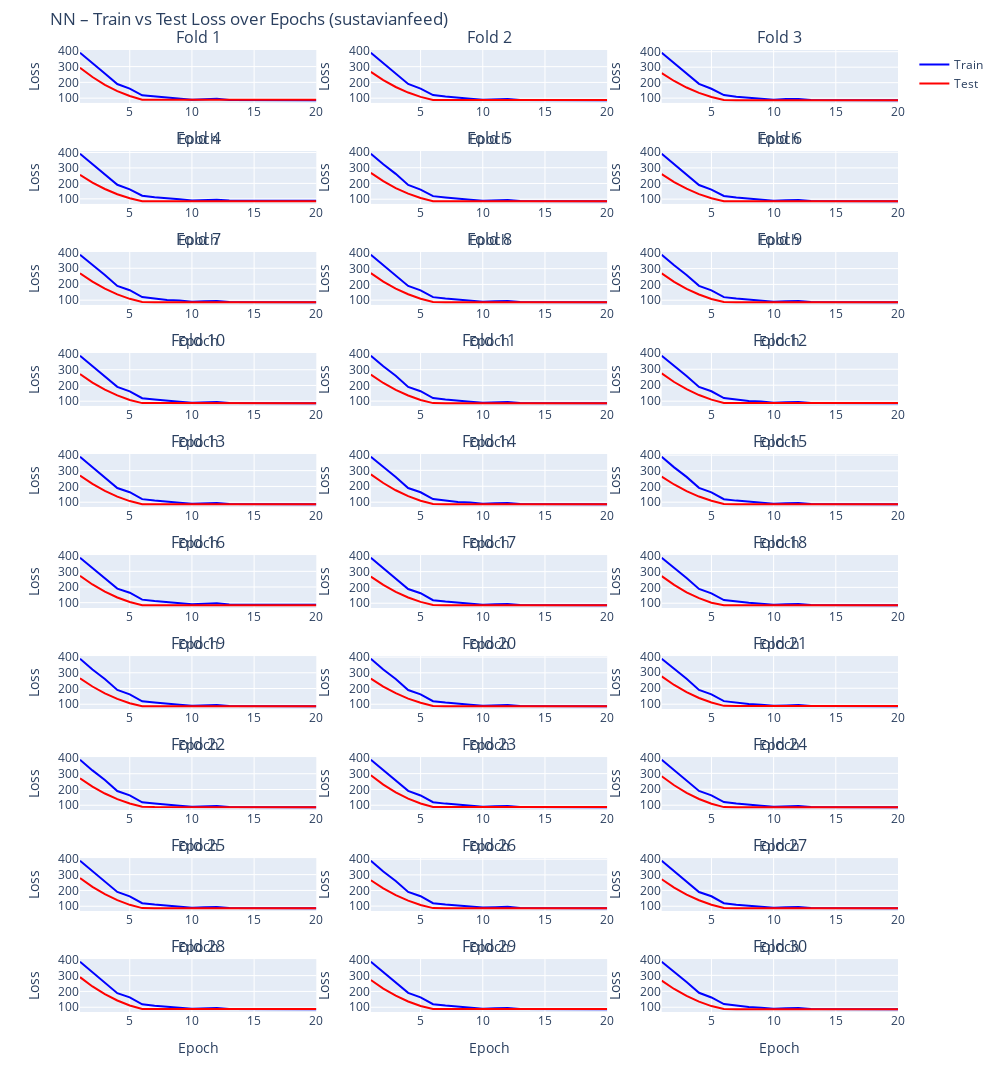

The notebook cell this image was saved under:
### Code cell
plot_NN_loss_logs("NN", n_outer_cv, 'sustavianfeed')

### Figure 1 — Plotly figure (JSON) as saved in the notebook; plotly's stock layout.template omitted (floating-point values rounded to 4 significant figures)
{"data": [{"line": {"color": "blue"}, "mode": "lines", "name": "Train", "showlegend": true, "type": "scatter", "x": [1, 2, 3, 4, 5, 6, 7, 8, 9, 10, 11, 12, 13, 14, 15, 16, 17, 18, 19, 20], "xaxis": "x", "y": [388.2, 319.6, 256.5, 189.5, 160.6, 118.3, 110.6, 101.4, 97.39, 90.56, 93.0, 95.6, 88.34, 88.11, 88.07, 86.89, 87.6, 87.01, 88.05, 86.68], "yaxis": "y"}, {"line": {"color": "red"}, "mode": "lines", "name": "Test", "showlegend": true, "type": "scatter", "x": [1, 2, 3, 4, 5, 6, 7, 8, 9, 10, 11, 12, 13, 14, 15, 16, 17, 18, 19, 20], "xaxis": "x", "y": [293.0, 234.1, 184.7, 144.8, 113.5, 90.7, 89.59, 89.58, 89.57, 89.56, 89.54, 89.53, 89.52, 89.51, 89.5, 89.48, 89.47, 89.46, 89.45, 89.43], "yaxis": "y"}, {"line": {"color": "blue"}, "mode": "lines", "showlegend": false, "type": "scatter", "x": [1, 2, 3, 4, 5, 6, 7, 8, 9, 10, 11, 12, 13, 14, 15, 16, 17, 18, 19, 20], "xaxis": "x2", "y": [388.9, 323.2, 259.2, 190.4, 161.0, 119.6, 109.9, 101.6, 97.01, 89.91, 92.93, 94.86, 88.48, 88.33, 88.17, 86.86, 87.78, 87.1, 88.15, 86.77], "yaxis": "y2"}, {"line": {"color": "red"}, "mode": "lines", "showlegend": false, "type": "scatter", "x": [1, 2, 3, 4, 5, 6, 7, 8, 9, 10, 11, 12, 13, 14, 15, 16, 17, 18, 19, 20], "xaxis": "x2", "y": [266.5, 214.5, 171.0, 135.8, 108.2, 88.45, 88.04, 88.02, 88.01, 88.0, 87.99, 87.98, 87.96, 87.95, 87.94, 87.93, 87.91, 87.9, 87.89, 87.88], "yaxis": "y2"}, {"line": {"color": "blue"}, "mode": "lines", "showlegend": false, "type": "scatter", "x": [1, 2, 3, 4, 5, 6, 7, 8, 9, 10, 11, 12, 13, 14, 15, 16, 17, 18, 19, 20], "xaxis": "x3", "y": [393.9, 325.0, 261.0, 192.3, 160.7, 119.7, 109.5, 101.5, 96.93, 90.16, 93.61, 94.65, 88.54, 88.41, 88.34, 86.92, 87.85, 87.15, 88.26, 86.84], "yaxis": "y3"}, {"line": {"color": "red"}, "mode": "lines", "showlegend": false, "type": "scatter", "x": [1, 2, 3, 4, 5, 6, 7, 8, 9, 10, 11, 12, 13, 14, 15, 16, 17, 18, 19, 20], "xaxis": "x3", "y": [261.3, 210.7, 168.5, 134.2, 107.3, 87.76, 86.38, 86.37, 86.36, 86.35, 86.33, 86.32, 86.31, 86.3, 86.29, 86.27, 86.26, 86.25, 86.24, 86.22], "yaxis": "y3"}, {"line": {"color": "blue"}, "mode": "lines", "showlegend": false, "type": "scatter", "x": [1, 2, 3, 4, 5, 6, 7, 8, 9, 10, 11, 12, 13, 14, 15, 16, 17, 18, 19, 20], "xaxis": "x4", "y": [392.3, 326.1, 257.3, 191.0, 161.1, 120.4, 110.1, 101.4, 97.23, 90.0, 93.59, 94.81, 88.62, 88.46, 88.44, 87.0, 87.9, 87.26, 88.35, 86.93], "yaxis": "y4"}, {"line": {"color": "red"}, "mode": "lines", "showlegend": false, "type": "scatter", "x": [1, 2, 3, 4, 5, 6, 7, 8, 9, 10, 11, 12, 13, 14, 15, 16, 17, 18, 19, 20], "xaxis": "x4", "y": [255.5, 205.6, 163.9, 130.1, 103.7, 84.66, 84.41, 84.4, 84.39, 84.38, 84.36, 84.35, 84.34, 84.33, 84.32, 84.3, 84.29, 84.28, 84.27, 84.25], "yaxis": "y4"}, {"line": {"color": "blue"}, "mode": "lines", "showlegend": false, "type": "scatter", "x": [1, 2, 3, 4, 5, 6, 7, 8, 9, 10, 11, 12, 13, 14, 15, 16, 17, 18, 19, 20], "xaxis": "x5", "y": [389.4, 322.0, 261.0, 190.4, 161.3, 119.4, 110.8, 101.4, 96.53, 90.34, 93.47, 95.34, 88.52, 88.19, 88.17, 86.87, 87.74, 87.13, 88.2, 86.8], "yaxis": "y5"}, {"line": {"color": "red"}, "mode": "lines", "showlegend": false, "type": "scatter", "x": [1, 2, 3, 4, 5, 6, 7, 8, 9, 10, 11, 12, 13, 14, 15, 16, 17, 18, 19, 20], "xaxis": "x5", "y": [267.2, 214.7, 170.8, 135.1, 107.3, 87.37, 87.0, 86.99, 86.98, 86.97, 86.95, 86.94, 86.93, 86.92, 86.91, 86.89, 86.88, 86.87, 86.86, 86.84], "yaxis": "y5"}, {"line": {"color": "blue"}, "mode": "lines", "showlegend": false, "type": "scatter", "x": [1, 2, 3, 4, 5, 6, 7, 8, 9, 10, 11, 12, 13, 14, 15, 16, 17, 18, 19, 20], "xaxis": "x6", "y": [391.0, 324.9, 259.4, 190.5, 161.0, 120.1, 110.0, 101.7, 97.58, 89.87, 93.27, 94.7, 88.5, 88.34, 88.25, 86.89, 87.9, 87.19, 88.22, 86.83], "yaxis": "y6"}, {"line": {"color": "red"}, "mode": "lines", "showlegend": false, "type": "scatter", "x": [1, 2, 3, 4, 5, 6, 7, 8, 9, 10, 11, 12, 13, 14, 15, 16, 17, 18, 19, 20], "xaxis": "x6", "y": [260.3, 209.3, 166.7, 132.2, 105.3, 86.83, 86.52, 86.51, 86.5, 86.49, 86.48, 86.47, 86.45, 86.44, 86.43, 86.42, 86.4, 86.39, 86.38, 86.37], "yaxis": "y6"}, {"line": {"color": "blue"}, "mode": "lines", "showlegend": false, "type": "scatter", "x": [1, 2, 3, 4, 5, 6, 7, 8, 9, 10, 11, 12, 13, 14, 15, 16, 17, 18, 19, 20], "xaxis": "x7", "y": [385.4, 323.0, 257.7, 189.5, 162.3, 119.6, 110.4, 101.9, 97.42, 90.07, 93.1, 95.43, 88.48, 88.17, 88.12, 86.9, 87.83, 87.05, 88.0, 86.77], "yaxis": "y7"}, {"line": {"color": "red"}, "mode": "lines", "showlegend": false, "type": "scatter", "x": [1, 2, 3, 4, 5, 6, 7, 8, 9, 10, 11, 12, 13, 14, 15, 16, 17, 18, 19, 20], "xaxis": "x7", "y": [268.7, 216.1, 172.1, 136.5, 108.5, 88.19, 87.59, 87.58, 87.57, 87.56, 87.54, 87.53, 87.52, 87.51, 87.5, 87.48, 87.47, 87.46, 87.45, 87.43], "yaxis": "y7"}, {"line": {"color": "blue"}, "mode": "lines", "showlegend": false, "type": "scatter", "x": [1, 2, 3, 4, 5, 6, 7, 8, 9, 10, 11, 12, 13, 14, 15, 16, 17, 18, 19, 20], "xaxis": "x8", "y": [388.9, 321.5, 259.1, 190.3, 162.5, 119.2, 110.6, 102.4, 96.3, 90.36, 93.27, 95.09, 88.51, 88.16, 88.13, 86.92, 87.8, 87.09, 88.03, 86.81], "yaxis": "y8"}, {"line": {"color": "red"}, "mode": "lines", "showlegend": false, "type": "scatter", "x": [1, 2, 3, 4, 5, 6, 7, 8, 9, 10, 11, 12, 13, 14, 15, 16, 17, 18, 19, 20], "xaxis": "x8", "y": [271.6, 218.3, 173.6, 137.3, 108.9, 87.75, 86.62, 86.61, 86.6, 86.59, 86.57, 86.56, 86.55, 86.54, 86.52, 86.51, 86.5, 86.49, 86.48, 86.46], "yaxis": "y8"}, {"line": {"color": "blue"}, "mode": "lines", "showlegend": false, "type": "scatter", "x": [1, 2, 3, 4, 5, 6, 7, 8, 9, 10, 11, 12, 13, 14, 15, 16, 17, 18, 19, 20], "xaxis": "x9", "y": [388.0, 320.5, 259.8, 190.9, 162.1, 119.4, 110.5, 102.5, 97.0, 90.53, 93.24, 95.44, 88.46, 88.15, 88.13, 86.95, 87.71, 87.05, 87.98, 86.78], "yaxis": "y9"}, {"line": {"color": "red"}, "mode": "lines", "showlegend": false, "type": "scatter", "x": [1, 2, 3, 4, 5, 6, 7, 8, 9, 10, 11, 12, 13, 14, 15, 16, 17, 18, 19, 20], "xaxis": "x9", "y": [269.4, 216.3, 171.9, 135.8, 107.7, 88.01, 87.49, 87.47, 87.46, 87.45, 87.44, 87.43, 87.41, 87.4, 87.39, 87.38, 87.36, 87.35, 87.34, 87.33], "yaxis": "y9"}, {"line": {"color": "blue"}, "mode": "lines", "showlegend": false, "type": "scatter", "x": [1, 2, 3, 4, 5, 6, 7, 8, 9, 10, 11, 12, 13, 14, 15, 16, 17, 18, 19, 20], "xaxis": "x10", "y": [389.2, 321.4, 258.9, 190.9, 162.2, 119.3, 110.7, 102.2, 96.3, 90.3, 93.22, 95.06, 88.46, 88.12, 88.15, 86.89, 87.75, 87.05, 87.98, 86.77], "yaxis": "y10"}, {"line": {"color": "red"}, "mode": "lines", "showlegend": false, "type": "scatter", "x": [1, 2, 3, 4, 5, 6, 7, 8, 9, 10, 11, 12, 13, 14, 15, 16, 17, 18, 19, 20], "xaxis": "x10", "y": [272.7, 218.7, 173.4, 136.7, 108.1, 87.86, 87.85, 87.84, 87.83, 87.82, 87.8, 87.79, 87.78, 87.77, 87.76, 87.74, 87.73, 87.72, 87.71, 87.69], "yaxis": "y10"}, {"line": {"color": "blue"}, "mode": "lines", "showlegend": false, "type": "scatter", "x": [1, 2, 3, 4, 5, 6, 7, 8, 9, 10, 11, 12, 13, 14, 15, 16, 17, 18, 19, 20], "xaxis": "x11", "y": [388.9, 321.5, 261.4, 190.6, 163.0, 119.5, 110.5, 102.0, 96.39, 90.35, 93.25, 95.07, 88.54, 88.18, 88.17, 86.94, 87.8, 87.16, 88.03, 86.82], "yaxis": "y11"}, {"line": {"color": "red"}, "mode": "lines", "showlegend": false, "type": "scatter", "x": [1, 2, 3, 4, 5, 6, 7, 8, 9, 10, 11, 12, 13, 14, 15, 16, 17, 18, 19, 20], "xaxis": "x11", "y": [267.9, 215.3, 171.3, 135.5, 107.5, 87.29, 86.28, 86.27, 86.26, 86.25, 86.24, 86.23, 86.21, 86.2, 86.19, 86.18, 86.16, 86.15, 86.14, 86.13], "yaxis": "y11"}, {"line": {"color": "blue"}, "mode": "lines", "showlegend": false, "type": "scatter", "x": [1, 2, 3, 4, 5, 6, 7, 8, 9, 10, 11, 12, 13, 14, 15, 16, 17, 18, 19, 20], "xaxis": "x12", "y": [384.9, 323.3, 258.4, 188.9, 162.2, 119.6, 110.3, 101.6, 97.43, 90.05, 93.07, 95.39, 88.44, 88.15, 88.14, 86.87, 87.8, 87.02, 87.97, 86.73], "yaxis": "y12"}, {"line": {"color": "red"}, "mode": "lines", "showlegend": false, "type": "scatter", "x": [1, 2, 3, 4, 5, 6, 7, 8, 9, 10, 11, 12, 13, 14, 15, 16, 17, 18, 19, 20], "xaxis": "x12", "y": [273.9, 220.0, 174.9, 138.3, 109.7, 88.96, 88.53, 88.52, 88.5, 88.49, 88.48, 88.47, 88.46, 88.44, 88.43, 88.42, 88.41, 88.39, 88.38, 88.37], "yaxis": "y12"}, {"line": {"color": "blue"}, "mode": "lines", "showlegend": false, "type": "scatter", "x": [1, 2, 3, 4, 5, 6, 7, 8, 9, 10, 11, 12, 13, 14, 15, 16, 17, 18, 19, 20], "xaxis": "x13", "y": [388.4, 322.5, 257.8, 189.7, 163.4, 119.6, 110.4, 102.2, 97.29, 90.34, 93.17, 95.77, 88.48, 88.2, 88.15, 86.92, 87.77, 87.12, 88.01, 86.78], "yaxis": "y13"}, {"line": {"color": "red"}, "mode": "lines", "showlegend": false, "type": "scatter", "x": [1, 2, 3, 4, 5, 6, 7, 8, 9, 10, 11, 12, 13, 14, 15, 16, 17, 18, 19, 20], "xaxis": "x13", "y": [268.8, 215.8, 171.4, 135.4, 107.2, 87.8, 87.44, 87.43, 87.41, 87.4, 87.39, 87.38, 87.37, 87.35, 87.34, 87.33, 87.32, 87.3, 87.29, 87.28], "yaxis": "y13"}, {"line": {"color": "blue"}, "mode": "lines", "showlegend": false, "type": "scatter", "x": [1, 2, 3, 4, 5, 6, 7, 8, 9, 10, 11, 12, 13, 14, 15, 16, 17, 18, 19, 20], "xaxis": "x14", "y": [385.9, 322.9, 258.6, 189.0, 162.4, 119.5, 110.2, 101.7, 97.4, 90.1, 93.18, 95.43, 88.48, 88.17, 88.13, 86.91, 87.76, 87.06, 88.02, 86.78], "yaxis": "y14"}, {"line": {"color": "red"}, "mode": "lines", "showlegend": false, "type": "scatter", "x": [1, 2, 3, 4, 5, 6, 7, 8, 9, 10, 11, 12, 13, 14, 15, 16, 17, 18, 19, 20], "xaxis": "x14", "y": [275.0, 220.5, 174.9, 138.0, 109.1, 88.15, 87.43, 87.42, 87.41, 87.4, 87.38, 87.37, 87.36, 87.35, 87.33, 87.32, 87.31, 87.3, 87.29, 87.27], "yaxis": "y14"}, {"line": {"color": "blue"}, "mode": "lines", "showlegend": false, "type": "scatter", "x": [1, 2, 3, 4, 5, 6, 7, 8, 9, 10, 11, 12, 13, 14, 15, 16, 17, 18, 19, 20], "xaxis": "x15", "y": [390.3, 322.1, 261.4, 191.5, 163.0, 119.0, 110.0, 102.1, 96.38, 90.42, 93.51, 95.23, 88.56, 88.19, 88.2, 86.94, 87.81, 87.11, 88.04, 86.82], "yaxis": "y15"}, {"line": {"color": "red"}, "mode": "lines", "showlegend": false, "type": "scatter", "x": [1, 2, 3, 4, 5, 6, 7, 8, 9, 10, 11, 12, 13, 14, 15, 16, 17, 18, 19, 20], "xaxis": "x15", "y": [263.4, 212.8, 170.4, 135.9, 108.9, 88.96, 86.59, 86.58, 86.57, 86.56, 86.55, 86.53, 86.52, 86.51, 86.5, 86.49, 86.47, 86.46, 86.45, 86.44], "yaxis": "y15"}, {"line": {"color": "blue"}, "mode": "lines", "showlegend": false, "type": "scatter", "x": [1, 2, 3, 4, 5, 6, 7, 8, 9, 10, 11, 12, 13, 14, 15, 16, 17, 18, 19, 20], "xaxis": "x16", "y": [387.3, 322.1, 258.2, 189.8, 163.3, 119.4, 110.6, 102.4, 97.15, 90.46, 93.33, 95.92, 88.61, 88.32, 88.31, 87.02, 87.97, 87.2, 88.13, 86.91], "yaxis": "y16"}, {"line": {"color": "red"}, "mode": "lines", "showlegend": false, "type": "scatter", "x": [1, 2, 3, 4, 5, 6, 7, 8, 9, 10, 11, 12, 13, 14, 15, 16, 17, 18, 19, 20], "xaxis": "x16", "y": [271.0, 216.1, 170.1, 132.9, 103.9, 83.56, 83.19, 83.18, 83.17, 83.16, 83.14, 83.13, 83.12, 83.11, 83.1, 83.08, 83.07, 83.06, 83.05, 83.03], "yaxis": "y16"}, {"line": {"color": "blue"}, "mode": "lines", "showlegend": false, "type": "scatter", "x": [1, 2, 3, 4, 5, 6, 7, 8, 9, 10, 11, 12, 13, 14, 15, 16, 17, 18, 19, 20], "xaxis": "x17", "y": [388.3, 322.3, 260.5, 189.6, 163.2, 119.2, 110.6, 102.3, 97.04, 90.32, 93.27, 95.29, 88.5, 88.15, 88.18, 86.9, 87.85, 87.08, 88.02, 86.79], "yaxis": "y17"}, {"line": {"color": "red"}, "mode": "lines", "showlegend": false, "type": "scatter", "x": [1, 2, 3, 4, 5, 6, 7, 8, 9, 10, 11, 12, 13, 14, 15, 16, 17, 18, 19, 20], "xaxis": "x17", "y": [268.8, 216.2, 172.1, 136.3, 108.3, 88.27, 86.88, 86.87, 86.86, 86.85, 86.83, 86.82, 86.81, 86.8, 86.79, 86.77, 86.76, 86.75, 86.74, 86.72], "yaxis": "y17"}, {"line": {"color": "blue"}, "mode": "lines", "showlegend": false, "type": "scatter", "x": [1, 2, 3, 4, 5, 6, 7, 8, 9, 10, 11, 12, 13, 14, 15, 16, 17, 18, 19, 20], "xaxis": "x18", "y": [387.0, 323.6, 259.5, 190.3, 161.7, 119.9, 110.5, 102.3, 97.05, 90.28, 92.72, 95.24, 88.45, 88.29, 88.17, 86.96, 87.67, 87.1, 88.09, 86.79], "yaxis": "y18"}, {"line": {"color": "red"}, "mode": "lines", "showlegend": false, "type": "scatter", "x": [1, 2, 3, 4, 5, 6, 7, 8, 9, 10, 11, 12, 13, 14, 15, 16, 17, 18, 19, 20], "xaxis": "x18", "y": [270.8, 215.3, 169.0, 131.6, 103.1, 87.53, 87.52, 87.5, 87.49, 87.48, 87.47, 87.46, 87.45, 87.43, 87.42, 87.41, 87.4, 87.38, 87.37, 87.36], "yaxis": "y18"}, {"line": {"color": "blue"}, "mode": "lines", "showlegend": false, "type": "scatter", "x": [1, 2, 3, 4, 5, 6, 7, 8, 9, 10, 11, 12, 13, 14, 15, 16, 17, 18, 19, 20], "xaxis": "x19", "y": [389.5, 320.5, 260.0, 191.1, 163.0, 119.1, 110.6, 102.2, 96.35, 90.48, 93.17, 95.06, 88.47, 88.16, 88.13, 86.96, 87.72, 87.08, 88.0, 86.78], "yaxis": "y19"}, {"line": {"color": "red"}, "mode": "lines", "showlegend": false, "type": "scatter", "x": [1, 2, 3, 4, 5, 6, 7, 8, 9, 10, 11, 12, 13, 14, 15, 16, 17, 18, 19, 20], "xaxis": "x19", "y": [264.5, 212.7, 169.3, 134.1, 106.7, 87.37, 87.35, 87.34, 87.33, 87.32, 87.31, 87.3, 87.28, 87.27, 87.26, 87.25, 87.23, 87.22, 87.21, 87.2], "yaxis": "y19"}, {"line": {"color": "blue"}, "mode": "lines", "showlegend": false, "type": "scatter", "x": [1, 2, 3, 4, 5, 6, 7, 8, 9, 10, 11, 12, 13, 14, 15, 16, 17, 18, 19, 20], "xaxis": "x20", "y": [389.9, 321.7, 260.4, 190.7, 162.6, 119.2, 110.5, 102.2, 96.99, 90.63, 93.16, 95.28, 88.48, 88.17, 88.16, 86.98, 87.69, 87.1, 88.01, 86.8], "yaxis": "y20"}, {"line": {"color": "red"}, "mode": "lines", "showlegend": false, "type": "scatter", "x": [1, 2, 3, 4, 5, 6, 7, 8, 9, 10, 11, 12, 13, 14, 15, 16, 17, 18, 19, 20], "xaxis": "x20", "y": [262.7, 212.5, 170.3, 136.0, 109.2, 89.21, 86.86, 86.85, 86.83, 86.82, 86.81, 86.8, 86.79, 86.77, 86.76, 86.75, 86.74, 86.73, 86.71, 86.7], "yaxis": "y20"}, {"line": {"color": "blue"}, "mode": "lines", "showlegend": false, "type": "scatter", "x": [1, 2, 3, 4, 5, 6, 7, 8, 9, 10, 11, 12, 13, 14, 15, 16, 17, 18, 19, 20], "xaxis": "x21", "y": [385.1, 321.9, 259.4, 189.4, 161.9, 119.2, 110.2, 101.8, 97.31, 90.28, 92.67, 95.09, 88.41, 88.12, 88.12, 86.92, 87.65, 87.05, 87.96, 86.74], "yaxis": "y21"}, {"line": {"color": "red"}, "mode": "lines", "showlegend": false, "type": "scatter", "x": [1, 2, 3, 4, 5, 6, 7, 8, 9, 10, 11, 12, 13, 14, 15, 16, 17, 18, 19, 20], "xaxis": "x21", "y": [274.4, 220.6, 175.5, 138.9, 110.4, 89.72, 88.56, 88.54, 88.53, 88.52, 88.51, 88.5, 88.49, 88.47, 88.46, 88.45, 88.44, 88.42, 88.41, 88.4], "yaxis": "y21"}, {"line": {"color": "blue"}, "mode": "lines", "showlegend": false, "type": "scatter", "x": [1, 2, 3, 4, 5, 6, 7, 8, 9, 10, 11, 12, 13, 14, 15, 16, 17, 18, 19, 20], "xaxis": "x22", "y": [388.9, 321.2, 260.0, 190.1, 163.0, 118.9, 110.5, 102.2, 96.92, 90.43, 93.16, 95.23, 88.44, 88.13, 88.1, 86.9, 87.69, 87.06, 87.97, 86.76], "yaxis": "y22"}, {"line": {"color": "red"}, "mode": "lines", "showlegend": false, "type": "scatter", "x": [1, 2, 3, 4, 5, 6, 7, 8, 9, 10, 11, 12, 13, 14, 15, 16, 17, 18, 19, 20], "xaxis": "x22", "y": [270.4, 218.2, 174.4, 138.8, 110.9, 90.12, 88.24, 88.23, 88.22, 88.2, 88.19, 88.18, 88.17, 88.16, 88.14, 88.13, 88.12, 88.11, 88.09, 88.08], "yaxis": "y22"}, {"line": {"color": "blue"}, "mode": "lines", "showlegend": false, "type": "scatter", "x": [1, 2, 3, 4, 5, 6, 7, 8, 9, 10, 11, 12, 13, 14, 15, 16, 17, 18, 19, 20], "xaxis": "x23", "y": [388.0, 320.8, 256.8, 191.2, 162.0, 119.2, 110.2, 102.1, 97.43, 90.22, 93.05, 95.35, 88.43, 88.17, 88.12, 86.95, 87.74, 87.03, 87.96, 86.75], "yaxis": "y23"}, {"line": {"color": "red"}, "mode": "lines", "showlegend": false, "type": "scatter", "x": [1, 2, 3, 4, 5, 6, 7, 8, 9, 10, 11, 12, 13, 14, 15, 16, 17, 18, 19, 20], "xaxis": "x23", "y": [289.3, 230.6, 181.6, 141.8, 110.7, 88.99, 88.41, 88.39, 88.38, 88.37, 88.36, 88.35, 88.33, 88.32, 88.31, 88.3, 88.29, 88.27, 88.26, 88.25], "yaxis": "y23"}, {"line": {"color": "blue"}, "mode": "lines", "showlegend": false, "type": "scatter", "x": [1, 2, 3, 4, 5, 6, 7, 8, 9, 10, 11, 12, 13, 14, 15, 16, 17, 18, 19, 20], "xaxis": "x24", "y": [385.6, 322.1, 256.5, 189.6, 161.7, 119.6, 110.3, 101.9, 97.46, 90.23, 92.95, 95.38, 88.44, 88.18, 88.12, 86.98, 87.67, 87.07, 87.97, 86.76], "yaxis": "y24"}, {"line": {"color": "red"}, "mode": "lines", "showlegend": false, "type": "scatter", "x": [1, 2, 3, 4, 5, 6, 7, 8, 9, 10, 11, 12, 13, 14, 15, 16, 17, 18, 19, 20], "xaxis": "x24", "y": [281.9, 225.1, 177.6, 139.2, 109.1, 88.14, 87.82, 87.81, 87.8, 87.79, 87.78, 87.76, 87.75, 87.74, 87.73, 87.71, 87.7, 87.69, 87.68, 87.66], "yaxis": "y24"}, {"line": {"color": "blue"}, "mode": "lines", "showlegend": false, "type": "scatter", "x": [1, 2, 3, 4, 5, 6, 7, 8, 9, 10, 11, 12, 13, 14, 15, 16, 17, 18, 19, 20], "xaxis": "x25", "y": [387.8, 321.9, 258.6, 190.2, 162.9, 119.3, 110.5, 102.3, 97.44, 90.41, 93.25, 95.78, 88.48, 88.21, 88.15, 86.95, 87.84, 87.07, 88.0, 86.78], "yaxis": "y25"}, {"line": {"color": "red"}, "mode": "lines", "showlegend": false, "type": "scatter", "x": [1, 2, 3, 4, 5, 6, 7, 8, 9, 10, 11, 12, 13, 14, 15, 16, 17, 18, 19, 20], "xaxis": "x25", "y": [277.8, 222.4, 176.1, 138.4, 109.0, 88.33, 87.04, 87.03, 87.02, 87.01, 87.0, 86.99, 86.97, 86.96, 86.95, 86.94, 86.92, 86.91, 86.9, 86.89], "yaxis": "y25"}, {"line": {"color": "blue"}, "mode": "lines", "showlegend": false, "type": "scatter", "x": [1, 2, 3, 4, 5, 6, 7, 8, 9, 10, 11, 12, 13, 14, 15, 16, 17, 18, 19, 20], "xaxis": "x26", "y": [390.4, 321.8, 260.6, 190.8, 163.3, 118.9, 109.9, 102.1, 96.48, 90.44, 93.46, 95.24, 88.51, 88.2, 88.23, 86.93, 87.75, 87.15, 88.08, 86.82], "yaxis": "y26"}, {"line": {"color": "red"}, "mode": "lines", "showlegend": false, "type": "scatter", "x": [1, 2, 3, 4, 5, 6, 7, 8, 9, 10, 11, 12, 13, 14, 15, 16, 17, 18, 19, 20], "xaxis": "x26", "y": [265.6, 213.7, 170.2, 134.9, 107.3, 87.21, 85.94, 85.92, 85.91, 85.9, 85.89, 85.88, 85.86, 85.85, 85.84, 85.83, 85.82, 85.8, 85.79, 85.78], "yaxis": "y26"}, {"line": {"color": "blue"}, "mode": "lines", "showlegend": false, "type": "scatter", "x": [1, 2, 3, 4, 5, 6, 7, 8, 9, 10, 11, 12, 13, 14, 15, 16, 17, 18, 19, 20], "xaxis": "x27", "y": [386.6, 322.2, 258.8, 189.6, 162.8, 119.4, 109.8, 101.7, 97.45, 90.11, 93.26, 95.52, 88.46, 88.18, 88.19, 86.91, 87.76, 87.1, 88.03, 86.77], "yaxis": "y27"}, {"line": {"color": "red"}, "mode": "lines", "showlegend": false, "type": "scatter", "x": [1, 2, 3, 4, 5, 6, 7, 8, 9, 10, 11, 12, 13, 14, 15, 16, 17, 18, 19, 20], "xaxis": "x27", "y": [270.0, 217.4, 173.3, 137.5, 109.5, 88.89, 87.4, 87.39, 87.37, 87.36, 87.35, 87.34, 87.33, 87.31, 87.3, 87.29, 87.28, 87.27, 87.25, 87.24], "yaxis": "y27"}, {"line": {"color": "blue"}, "mode": "lines", "showlegend": false, "type": "scatter", "x": [1, 2, 3, 4, 5, 6, 7, 8, 9, 10, 11, 12, 13, 14, 15, 16, 17, 18, 19, 20], "xaxis": "x28", "y": [387.7, 321.6, 256.9, 188.9, 162.3, 118.6, 110.2, 101.8, 97.18, 90.34, 92.89, 95.16, 88.38, 88.28, 88.1, 86.96, 87.65, 87.06, 87.95, 86.74], "yaxis": "y28"}, {"line": {"color": "red"}, "mode": "lines", "showlegend": false, "type": "scatter", "x": [1, 2, 3, 4, 5, 6, 7, 8, 9, 10, 11, 12, 13, 14, 15, 16, 17, 18, 19, 20], "xaxis": "x28", "y": [290.4, 231.7, 182.5, 142.7, 111.5, 88.74, 88.64, 88.63, 88.62, 88.61, 88.59, 88.58, 88.57, 88.56, 88.55, 88.53, 88.52, 88.51, 88.5, 88.48], "yaxis": "y28"}, {"line": {"color": "blue"}, "mode": "lines", "showlegend": false, "type": "scatter", "x": [1, 2, 3, 4, 5, 6, 7, 8, 9, 10, 11, 12, 13, 14, 15, 16, 17, 18, 19, 20], "xaxis": "x29", "y": [387.8, 320.2, 257.1, 191.2, 162.3, 119.1, 110.5, 102.3, 96.89, 90.31, 93.12, 95.65, 88.43, 88.16, 88.12, 86.92, 87.68, 87.09, 87.95, 86.75], "yaxis": "y29"}, {"line": {"color": "red"}, "mode": "lines", "showlegend": false, "type": "scatter", "x": [1, 2, 3, 4, 5, 6, 7, 8, 9, 10, 11, 12, 13, 14, 15, 16, 17, 18, 19, 20], "xaxis": "x29", "y": [272.4, 218.4, 173.3, 136.7, 108.2, 88.7, 88.59, 88.58, 88.57, 88.56, 88.55, 88.54, 88.52, 88.51, 88.5, 88.49, 88.47, 88.46, 88.45, 88.44], "yaxis": "y29"}, {"line": {"color": "blue"}, "mode": "lines", "showlegend": false, "type": "scatter", "x": [1, 2, 3, 4, 5, 6, 7, 8, 9, 10, 11, 12, 13, 14, 15, 16, 17, 18, 19, 20], "xaxis": "x30", "y": [385.5, 322.8, 257.9, 190.7, 161.4, 119.7, 110.3, 101.7, 97.29, 90.05, 93.07, 95.31, 88.46, 88.18, 88.12, 86.89, 87.81, 87.04, 87.98, 86.77], "yaxis": "y30"}, {"line": {"color": "red"}, "mode": "lines", "showlegend": false, "type": "scatter", "x": [1, 2, 3, 4, 5, 6, 7, 8, 9, 10, 11, 12, 13, 14, 15, 16, 17, 18, 19, 20], "xaxis": "x30", "y": [267.1, 214.6, 170.7, 135.2, 107.4, 88.46, 87.85, 87.84, 87.83, 87.82, 87.81, 87.79, 87.78, 87.77, 87.76, 87.75, 87.73, 87.72, 87.71, 87.7], "yaxis": "y30"}], "layout": {"annotations": [{"font": {"size": 16}, "showarrow": false, "text": "Fold 1", "x": 0.1444, "xanchor": "center", "xref": "paper", "y": 1, "yanchor": "bottom", "yref": "paper"}, {"font": {"size": 16}, "showarrow": false, "text": "Fold 2", "x": 0.5, "xanchor": "center", "xref": "paper", "y": 1, "yanchor": "bottom", "yref": "paper"}, {"font": {"size": 16}, "showarrow": false, "text": "Fold 3", "x": 0.8556, "xanchor": "center", "xref": "paper", "y": 1, "yanchor": "bottom", "yref": "paper"}, {"font": {"size": 16}, "showarrow": false, "text": "Fold 4", "x": 0.1444, "xanchor": "center", "xref": "paper", "y": 0.895, "yanchor": "bottom", "yref": "paper"}, {"font": {"size": 16}, "showarrow": false, "text": "Fold 5", "x": 0.5, "xanchor": "center", "xref": "paper", "y": 0.895, "yanchor": "bottom", "yref": "paper"}, {"font": {"size": 16}, "showarrow": false, "text": "Fold 6", "x": 0.8556, "xanchor": "center", "xref": "paper", "y": 0.895, "yanchor": "bottom", "yref": "paper"}, {"font": {"size": 16}, "showarrow": false, "text": "Fold 7", "x": 0.1444, "xanchor": "center", "xref": "paper", "y": 0.79, "yanchor": "bottom", "yref": "paper"}, {"font": {"size": 16}, "showarrow": false, "text": "Fold 8", "x": 0.5, "xanchor": "center", "xref": "paper", "y": 0.79, "yanchor": "bottom", "yref": "paper"}, {"font": {"size": 16}, "showarrow": false, "text": "Fold 9", "x": 0.8556, "xanchor": "center", "xref": "paper", "y": 0.79, "yanchor": "bottom", "yref": "paper"}, {"font": {"size": 16}, "showarrow": false, "text": "Fold 10", "x": 0.1444, "xanchor": "center", "xref": "paper", "y": 0.685, "yanchor": "bottom", "yref": "paper"}, {"font": {"size": 16}, "showarrow": false, "text": "Fold 11", "x": 0.5, "xanchor": "center", "xref": "paper", "y": 0.685, "yanchor": "bottom", "yref": "paper"}, {"font": {"size": 16}, "showarrow": false, "text": "Fold 12", "x": 0.8556, "xanchor": "center", "xref": "paper", "y": 0.685, "yanchor": "bottom", "yref": "paper"}, {"font": {"size": 16}, "showarrow": false, "text": "Fold 13", "x": 0.1444, "xanchor": "center", "xref": "paper", "y": 0.58, "yanchor": "bottom", "yref": "paper"}, {"font": {"size": 16}, "showarrow": false, "text": "Fold 14", "x": 0.5, "xanchor": "center", "xref": "paper", "y": 0.58, "yanchor": "bottom", "yref": "paper"}, {"font": {"size": 16}, "showarrow": false, "text": "Fold 15", "x": 0.8556, "xanchor": "center", "xref": "paper", "y": 0.58, "yanchor": "bottom", "yref": "paper"}, {"font": {"size": 16}, "showarrow": false, "text": "Fold 16", "x": 0.1444, "xanchor": "center", "xref": "paper", "y": 0.475, "yanchor": "bottom", "yref": "paper"}, {"font": {"size": 16}, "showarrow": false, "text": "Fold 17", "x": 0.5, "xanchor": "center", "xref": "paper", "y": 0.475, "yanchor": "bottom", "yref": "paper"}, {"font": {"size": 16}, "showarrow": false, "text": "Fold 18", "x": 0.8556, "xanchor": "center", "xref": "paper", "y": 0.475, "yanchor": "bottom", "yref": "paper"}, {"font": {"size": 16}, "showarrow": false, "text": "Fold 19", "x": 0.1444, "xanchor": "center", "xref": "paper", "y": 0.37, "yanchor": "bottom", "yref": "paper"}, {"font": {"size": 16}, "showarrow": false, "text": "Fold 20", "x": 0.5, "xanchor": "center", "xref": "paper", "y": 0.37, "yanchor": "bottom", "yref": "paper"}, {"font": {"size": 16}, "showarrow": false, "text": "Fold 21", "x": 0.8556, "xanchor": "center", "xref": "paper", "y": 0.37, "yanchor": "bottom", "yref": "paper"}, {"font": {"size": 16}, "showarrow": false, "text": "Fold 22", "x": 0.1444, "xanchor": "center", "xref": "paper", "y": 0.265, "yanchor": "bottom", "yref": "paper"}, {"font": {"size": 16}, "showarrow": false, "text": "Fold 23", "x": 0.5, "xanchor": "center", "xref": "paper", "y": 0.265, "yanchor": "bottom", "yref": "paper"}, {"font": {"size": 16}, "showarrow": false, "text": "Fold 24", "x": 0.8556, "xanchor": "center", "xref": "paper", "y": 0.265, "yanchor": "bottom", "yref": "paper"}, {"font": {"size": 16}, "showarrow": false, "text": "Fold 25", "x": 0.1444, "xanchor": "center", "xref": "paper", "y": 0.16, "yanchor": "bottom", "yref": "paper"}, {"font": {"size": 16}, "showarrow": false, "text": "Fold 26", "x": 0.5, "xanchor": "center", "xref": "paper", "y": 0.16, "yanchor": "bottom", "yref": "paper"}, {"font": {"size": 16}, "showarrow": false, "text": "Fold 27", "x": 0.8556, "xanchor": "center", "xref": "paper", "y": 0.16, "yanchor": "bottom", "yref": "paper"}, {"font": {"size": 16}, "showarrow": false, "text": "Fold 28", "x": 0.1444, "xanchor": "center", "xref": "paper", "y": 0.055, "yanchor": "bottom", "yref": "paper"}, {"font": {"size": 16}, "showarrow": false, "text": "Fold 29", "x": 0.5, "xanchor": "center", "xref": "paper", "y": 0.055, "yanchor": "bottom", "yref": "paper"}, {"font": {"size": 16}, "showarrow": false, "text": "Fold 30", "x": 0.8556, "xanchor": "center", "xref": "paper", "y": 0.055, "yanchor": "bottom", "yref": "paper"}], "height": 3500, "margin": {"t": 50}, "title": {"text": "NN – Train vs Test Loss over Epochs (sustavianfeed)"}, "width": 1000, "xaxis": {"anchor": "y", "domain": [0, 0.2889], "title": {"text": "Epoch"}}, "xaxis10": {"anchor": "y10", "domain": [0, 0.2889], "title": {"text": "Epoch"}}, "xaxis11": {"anchor": "y11", "domain": [0.3556, 0.6444], "title": {"text": "Epoch"}}, "xaxis12": {"anchor": "y12", "domain": [0.7111, 1], "title": {"text": "Epoch"}}, "xaxis13": {"anchor": "y13", "domain": [0, 0.2889], "title": {"text": "Epoch"}}, "xaxis14": {"anchor": "y14", "domain": [0.3556, 0.6444], "title": {"text": "Epoch"}}, "xaxis15": {"anchor": "y15", "domain": [0.7111, 1], "title": {"text": "Epoch"}}, "xaxis16": {"anchor": "y16", "domain": [0, 0.2889], "title": {"text": "Epoch"}}, "xaxis17": {"anchor": "y17", "domain": [0.3556, 0.6444], "title": {"text": "Epoch"}}, "xaxis18": {"anchor": "y18", "domain": [0.7111, 1], "title": {"text": "Epoch"}}, "xaxis19": {"anchor": "y19", "domain": [0, 0.2889], "title": {"text": "Epoch"}}, "xaxis2": {"anchor": "y2", "domain": [0.3556, 0.6444], "title": {"text": "Epoch"}}, "xaxis20": {"anchor": "y20", "domain": [0.3556, 0.6444], "title": {"text": "Epoch"}}, "xaxis21": {"anchor": "y21", "domain": [0.7111, 1], "title": {"text": "Epoch"}}, "xaxis22": {"anchor": "y22", "domain": [0, 0.2889], "title": {"text": "Epoch"}}, "xaxis23": {"anchor": "y23", "domain": [0.3556, 0.6444], "title": {"text": "Epoch"}}, "xaxis24": {"anchor": "y24", "domain": [0.7111, 1], "title": {"text": "Epoch"}}, "xaxis25": {"anchor": "y25", "domain": [0, 0.2889], "title": {"text": "Epoch"}}, "xaxis26": {"anchor": "y26", "domain": [0.3556, 0.6444], "title": {"text": "Epoch"}}, "xaxis27": {"anchor": "y27", "domain": [0.7111, 1], "title": {"text": "Epoch"}}, "xaxis28": {"anchor": "y28", "domain": [0, 0.2889], "title": {"text": "Epoch"}}, "xaxis29": {"anchor": "y29", "domain": [0.3556, 0.6444], "title": {"text": "Epoch"}}, "xaxis3": {"anchor": "y3", "domain": [0.7111, 1], "title": {"text": "Epoch"}}, "xaxis30": {"anchor": "y30", "domain": [0.7111, 1], "title": {"text": "Epoch"}}, "xaxis4": {"anchor": "y4", "domain": [0, 0.2889], "title": {"text": "Epoch"}}, "xaxis5": {"anchor": "y5", "domain": [0.3556, 0.6444], "title": {"text": "Epoch"}}, "xaxis6": {"anchor": "y6", "domain": [0.7111, 1], "title": {"text": "Epoch"}}, "xaxis7": {"anchor": "y7", "domain": [0, 0.2889], "title": {"text": "Epoch"}}, "xaxis8": {"anchor": "y8", "domain": [0.3556, 0.6444], "title": {"text": "Epoch"}}, "xaxis9": {"anchor": "y9", "domain": [0.7111, 1], "title": {"text": "Epoch"}}, "yaxis": {"anchor": "x", "domain": [0.945, 1], "title": {"text": "Loss"}}, "yaxis10": {"anchor": "x10", "domain": [0.63, 0.685], "title": {"text": "Loss"}}, "yaxis11": {"anchor": "x11", "domain": [0.63, 0.685], "title": {"text": "Loss"}}, "yaxis12": {"anchor": "x12", "domain": [0.63, 0.685], "title": {"text": "Loss"}}, "yaxis13": {"anchor": "x13", "domain": [0.525, 0.58], "title": {"text": "Loss"}}, "yaxis14": {"anchor": "x14", "domain": [0.525, 0.58], "title": {"text": "Loss"}}, "yaxis15": {"anchor": "x15", "domain": [0.525, 0.58], "title": {"text": "Loss"}}, "yaxis16": {"anchor": "x16", "domain": [0.42, 0.475], "title": {"text": "Loss"}}, "yaxis17": {"anchor": "x17", "domain": [0.42, 0.475], "title": {"text": "Loss"}}, "yaxis18": {"anchor": "x18", "domain": [0.42, 0.475], "title": {"text": "Loss"}}, "yaxis19": {"anchor": "x19", "domain": [0.315, 0.37], "title": {"text": "Loss"}}, "yaxis2": {"anchor": "x2", "domain": [0.945, 1], "title": {"text": "Loss"}}, "yaxis20": {"anchor": "x20", "domain": [0.315, 0.37], "title": {"text": "Loss"}}, "yaxis21": {"anchor": "x21", "domain": [0.315, 0.37], "title": {"text": "Loss"}}, "yaxis22": {"anchor": "x22", "domain": [0.21, 0.265], "title": {"text": "Loss"}}, "yaxis23": {"anchor": "x23", "domain": [0.21, 0.265], "title": {"text": "Loss"}}, "yaxis24": {"anchor": "x24", "domain": [0.21, 0.265], "title": {"text": "Loss"}}, "yaxis25": {"anchor": "x25", "domain": [0.105, 0.16], "title": {"text": "Loss"}}, "yaxis26": {"anchor": "x26", "domain": [0.105, 0.16], "title": {"text": "Loss"}}, "yaxis27": {"anchor": "x27", "domain": [0.105, 0.16], "title": {"text": "Loss"}}, "yaxis28": {"anchor": "x28", "domain": [0, 0.055], "title": {"text": "Loss"}}, "yaxis29": {"anchor": "x29", "domain": [0, 0.055], "title": {"text": "Loss"}}, "yaxis3": {"anchor": "x3", "domain": [0.945, 1], "title": {"text": "Loss"}}, "yaxis30": {"anchor": "x30", "domain": [0, 0.055], "title": {"text": "Loss"}}, "yaxis4": {"anchor": "x4", "domain": [0.84, 0.895], "title": {"text": "Loss"}}, "yaxis5": {"anchor": "x5", "domain": [0.84, 0.895], "title": {"text": "Loss"}}, "yaxis6": {"anchor": "x6", "domain": [0.84, 0.895], "title": {"text": "Loss"}}, "yaxis7": {"anchor": "x7", "domain": [0.735, 0.79], "title": {"text": "Loss"}}, "yaxis8": {"anchor": "x8", "domain": [0.735, 0.79], "title": {"text": "Loss"}}, "yaxis9": {"anchor": "x9", "domain": [0.735, 0.79], "title": {"text": "Loss"}}}}
